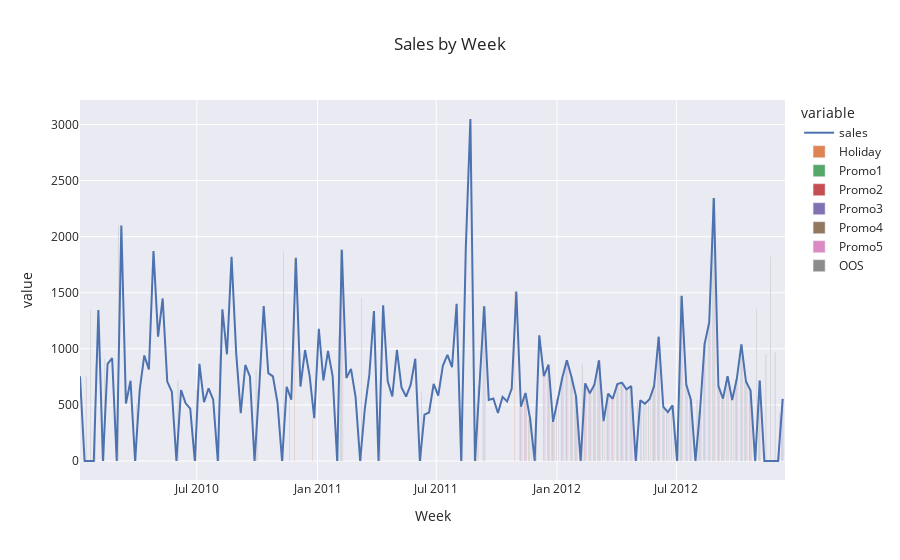

Notebook code for this chart:
### Code cell
timeSeries3 = pd.read_csv(path + deptId +"_Sales_OG.csv")
timeSeries3 = timeSeries3.rename(columns={'week':'date'})
timeSeries3["date"] = pd.to_datetime(timeSeries3["date"])
timeSeries3 = timeSeries3.sort_values(by=['date','dept'])

aggregationMethods = {'sales':'sum',
                    'dept':'min', 
                    'IsHoliday':'sum',
                    'Temperature': 'mean',
                    'Fuel_Price': 'mean',
                    'CPI': 'mean',
                    'Unemployment': 'mean',
                    'MarkDown1': 'mean',
                    'MarkDown2': 'mean',
                    'MarkDown3': 'mean',
                    'MarkDown4': 'mean',
                    'MarkDown5': 'mean'}

timeSeries3 = fixDates(timeSeries3,aggregationMethods)

timeSeries3 = oosDetection(timeSeries3)

plotTS(timeSeries3, ['MarkDown1', 'MarkDown2', 'MarkDown3', 'MarkDown4', 'MarkDown5'], 'IsHoliday', 'Sales by Week')
